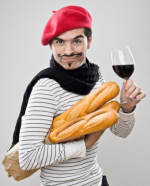
#> input picture media/baguette-man-low-res.png, 150 x 186 px
$ python filter_demo.py
#> lines starting #> are read from the running program, lines starting #| are printed output that depends on the picture
### common.py
from sys import argv
from os import path
import matplotlib.image as mpimg
import numpy as np


def image_input():
    if len(argv) > 1:
        file_path = argv[1]
    else:
        file_path = ''
    while not path.exists(file_path):
        file_path = input('Input image path > ')
#> this loop made 1 pass; the answer given on pass 1: media/baguette-man-low-res.png
    return mpimg.imread(file_path)
#> returned value is the input picture: shape (186, 150, 3) float32; mean R, G, B 0.744, 0.68, 0.651


def rgb_to_gray(rgb):
    return np.dot(rgb[..., :3], [0.299, 0.587, 0.144])
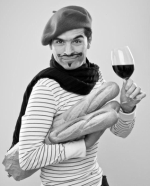
#> returned value: shape (186, 150) float64; min 0.004, max 1.02, mean 0.715; drawn with min black and max white

### filter_demo.py
from common import image_input, rgb_to_gray
import numpy as np
from matplotlib import pyplot as plt
from matplotlib import animation


plt.style.use('dark_background')


img = rgb_to_gray(image_input())

f_transform = np.fft.fft2(img)
f_transform_shift = np.fft.fftshift(f_transform)
magnitude_spectrum = 20 * np.log(np.abs(f_transform_shift))
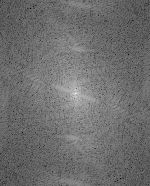
#> magnitude_spectrum: shape (186, 150) float64; min -83.82, max 198, mean 38.2; drawn with min black and max white


# using 0 will eventually result in a divide by zero error, so instead of elements being 0, they will be None
epsilon = .001


def high_pass_filter(matrix, threshold):
#> called with matrix = array of shape (186, 150), threshold = 0
    rows, cols = matrix.shape
#> rows = 186; cols = 150
    row_threshold = min(threshold, rows) // 2
#> row_threshold = 0
    col_threshold = min(threshold, cols) // 2
#> col_threshold = 0
    crow, ccol = rows // 2, cols // 2
#> crow = 93; ccol = 75
    matrix[crow - row_threshold:crow + row_threshold, ccol - col_threshold:ccol + col_threshold] = epsilon


def low_pass_filter(matrix, threshold):
#> called with matrix = array of shape (186, 150), threshold = 0
    rows, cols = matrix.shape
#> rows = 186; cols = 150
    row_threshold = min(threshold, rows) // 2
#> row_threshold = 0
    col_threshold = min(threshold, cols) // 2
#> col_threshold = 0
    crow, ccol = rows // 2, cols // 2
#> crow = 93; ccol = 75
    matrix[:crow - row_threshold, :] = epsilon
    matrix[crow + row_threshold:, :] = epsilon
    matrix[:, :ccol - col_threshold] = epsilon
    matrix[:, ccol + col_threshold:] = epsilon


def transformation_to_spectrum(transformation):
    return 20 * np.log(np.abs(transformation))


def transformation_to_image(transformation):
    return np.abs(np.fft.ifft2(np.fft.ifftshift(transformation)))


filter_size = 0

f_transform_high_pass = f_transform_shift.copy()
high_pass_filter(f_transform_high_pass, filter_size)
high_pass_magnitude_spectrum = transformation_to_spectrum(f_transform_high_pass)
high_pass_image = transformation_to_image(f_transform_high_pass)

f_transform_low_pass = f_transform_shift.copy()
low_pass_filter(f_transform_low_pass, filter_size)
low_pass_magnitude_spectrum = transformation_to_spectrum(f_transform_low_pass)
#> in transformation_to_spectrum (call 2), `return 20 * np.log(np.abs(transformation))`: returned value: shape (186, 150) float64; every value is -138.2
low_pass_image = transformation_to_image(f_transform_low_pass)
#> in transformation_to_image (call 2), `return np.abs(np.fft.ifft2(np.fft.ifftshift(transformation)))`:
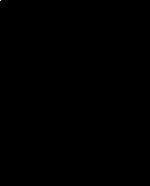
#> returned value: shape (186, 150) float64; min 0, max 0.001, mean 3.58e-08; drawn with min black and max white


fig, (image_axes, spectrum_axes) = plt.subplots(2, 3)
original_image_ax, low_pass_image_ax, high_pass_image_ax = image_axes
original_spectrum_ax, low_pass_spectrum_ax, high_pass_spectrum_ax = spectrum_axes
for ax in image_axes:
    ax.set_xticks([])
    ax.set_yticks([])
for ax in spectrum_axes:
    ax.set_xticks([])
    ax.set_yticks([])


def update_axes():
    image_axes_args = dict(cmap='gray')
    original_image_ax.imshow(img, **image_axes_args)
    low_pass_image_ax.imshow(low_pass_image, **image_axes_args)
    high_pass_image_ax.imshow(high_pass_image, **image_axes_args)

    spectrum_axes_args = dict(cmap='gray')
    original_spectrum_ax.imshow(magnitude_spectrum.astype(float), **spectrum_axes_args)
    low_pass_spectrum_ax.imshow(low_pass_magnitude_spectrum.astype(float), **spectrum_axes_args)
    high_pass_spectrum_ax.imshow(high_pass_magnitude_spectrum.astype(float), **spectrum_axes_args)


update_axes()
growth_per_frame = 5


def init():
    global f_transform_high_pass
    f_transform_high_pass = f_transform_shift.copy()
    return ()


def animate(i):
    print(i)
    i = int(i ** 2)

    global high_pass_magnitude_spectrum, high_pass_image
    global low_pass_magnitude_spectrum, low_pass_image

    high_pass_filter(f_transform_high_pass, i)
    high_pass_magnitude_spectrum = transformation_to_spectrum(f_transform_high_pass)
    high_pass_image = transformation_to_image(f_transform_high_pass)

    f_transform_low_pass = f_transform_shift.copy()
    low_pass_filter(f_transform_low_pass, i)
    low_pass_magnitude_spectrum = transformation_to_spectrum(f_transform_low_pass)
    low_pass_image = transformation_to_image(f_transform_low_pass)

    update_axes()
    return low_pass_image_ax, high_pass_image_ax, low_pass_spectrum_ax, high_pass_spectrum_ax


ani = animation.FuncAnimation(fig, animate, init_func=init, frames=int(max(*img.shape) ** .5 + 1), interval=100, blit=True)

plt.show()
